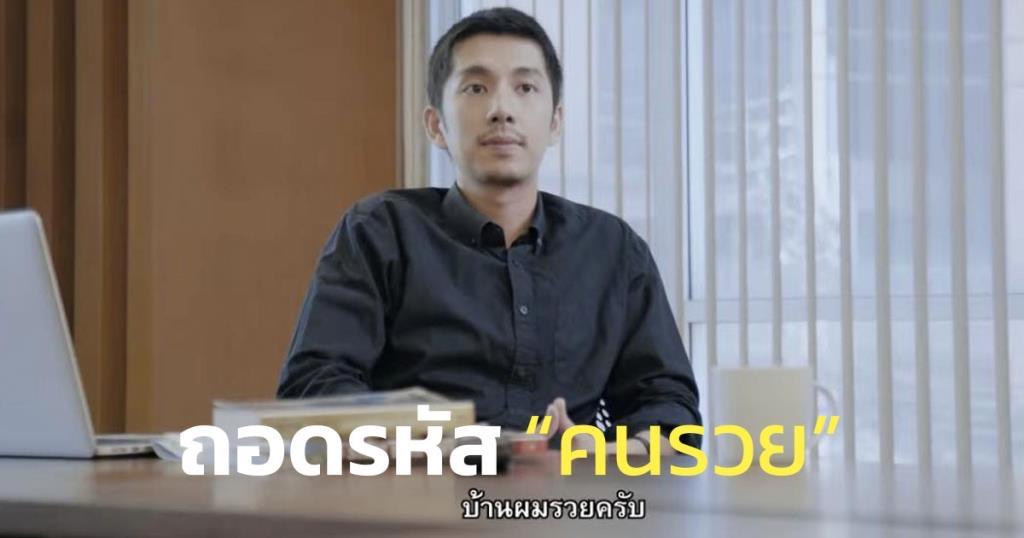
#> input picture week_01/pic.jpg, 1024 x 538 px
$ jupyter execute --allow-errors lesson1.ipynb
#> lines starting #> are read from the running program, lines starting #| are printed output that depends on the picture
[cell 1]
import cv2 as cv
import numpy as np
import math
import matplotlib.image as mpimg

from matplotlib import pyplot as plt
from mpl_toolkits.mplot3d import Axes3D

[cell 2]
imgCv = cv.imread("pic.jpg")
#> imgCv is the input picture: shape (538, 1024, 3); mean B, G, R 129, 129.3, 133.7
imgPlt = plt.imread("pic.jpg")

**1.1 : Image Color Order with different**

[cell 3]
bb = imgCv
b = bb[:, :, 0]
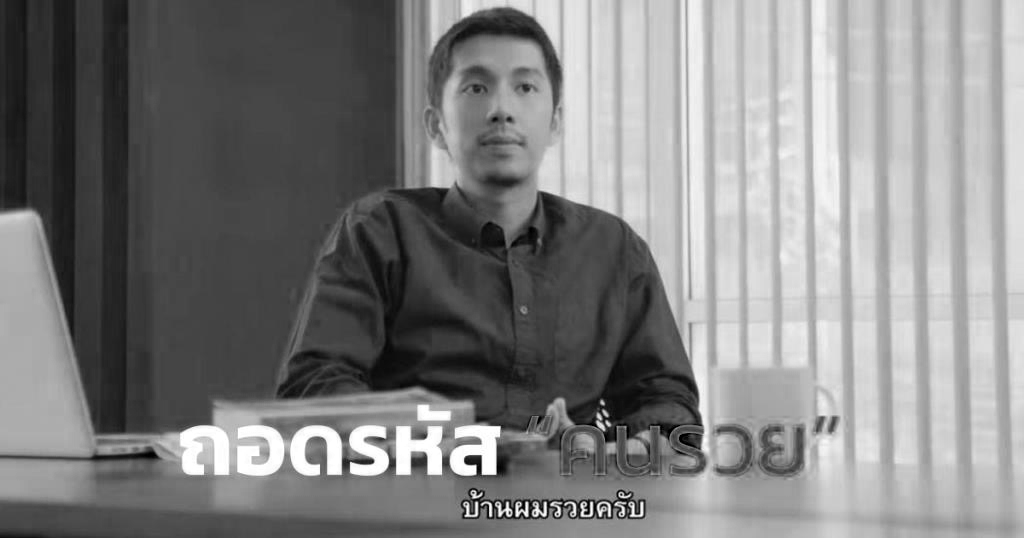
#> b: shape (538, 1024); min 0, max 255, mean 129

gg = imgCv
g = gg[:, :, 1]
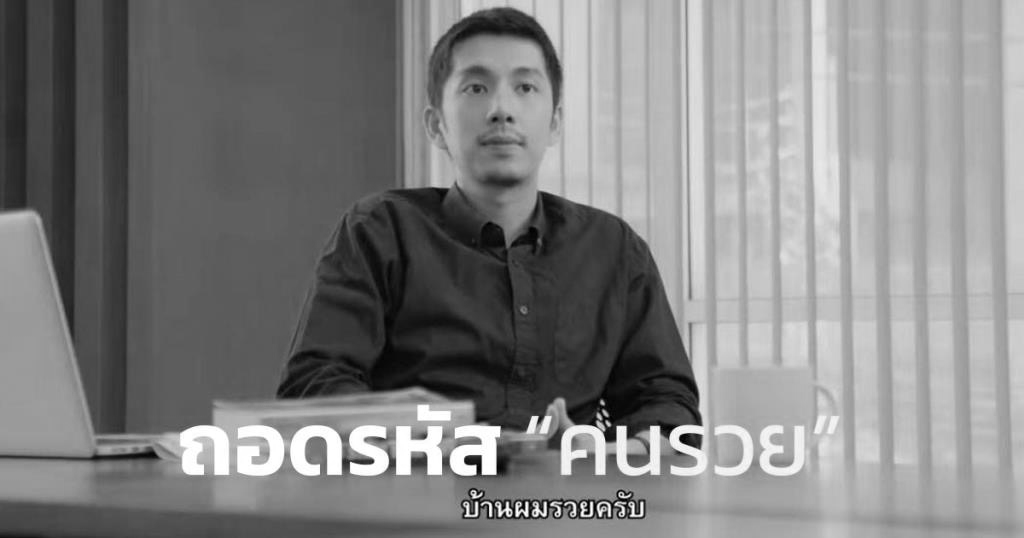
#> g: shape (538, 1024); min 0, max 255, mean 129.3

rr = imgCv
r = rr[:, :, 2]
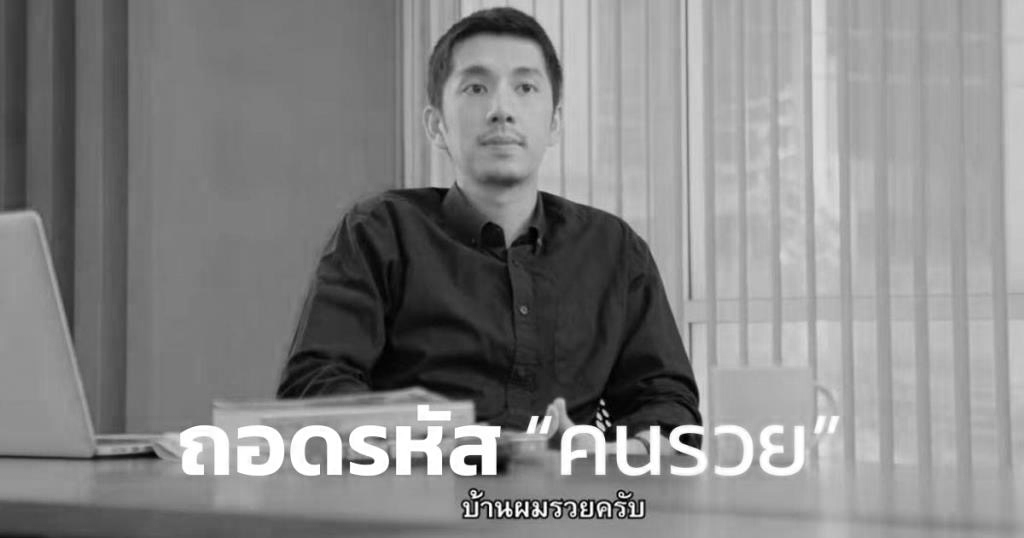
#> r: shape (538, 1024); min 0, max 255, mean 133.7

f, axarr = plt.subplots(1,4)

f.set_figheight(15)
f.set_figwidth(15)
axarr[0].imshow(imgCv)
axarr[1].imshow(b, cmap='gray')
axarr[2].imshow(g, cmap='gray')
axarr[3].imshow(r, cmap='gray')
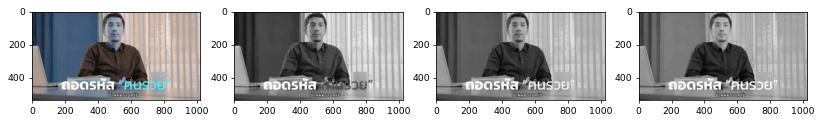
#> figure drawn by matplotlib, 4 panels; B, G, R data is drawn as R, G, B

[cell 4]
rr = imgPlt
r = rr[:, :, 0]

gg = imgPlt
g = gg[:, :, 1]

bb = imgPlt
b = bb[:, :, 2]

f, axarr = plt.subplots(1,4)
f.set_figheight(15)
f.set_figwidth(15)
axarr[0].title.set_text("RGB2")
axarr[0].imshow(imgPlt)
axarr[1].imshow(r, cmap='gray')
axarr[2].imshow(g, cmap='gray')
axarr[3].imshow(b, cmap='gray')

**1.2 : Image Reshape**

[cell 5]
imgarray = np.array(imgCv)
imgarrayReshape = imgarray.transpose(2, 0, 1)
print('OpenCV  (H, W, C)')
print(imgarray.shape)
#| (538, 1024, 3)
print('Pytorch (C, H, W)')
print(imgarrayReshape.shape)
#| (3, 538, 1024)

**1.3 : Reduce Bit Depth using Quantization**

[cell 6]
bitdepth = 4
qlevel = 2**bitdepth

src_img = np.array(imgPlt)
print('Qlevel is : ' + str(qlevel))

shiftRange = int(255/qlevel)
print('Shift :', shiftRange)

# print(src_img[0])
src_img_reduce = ((src_img/255)*qlevel)
src_img_reduce = (np.floor(src_img_reduce).astype(int))*shiftRange
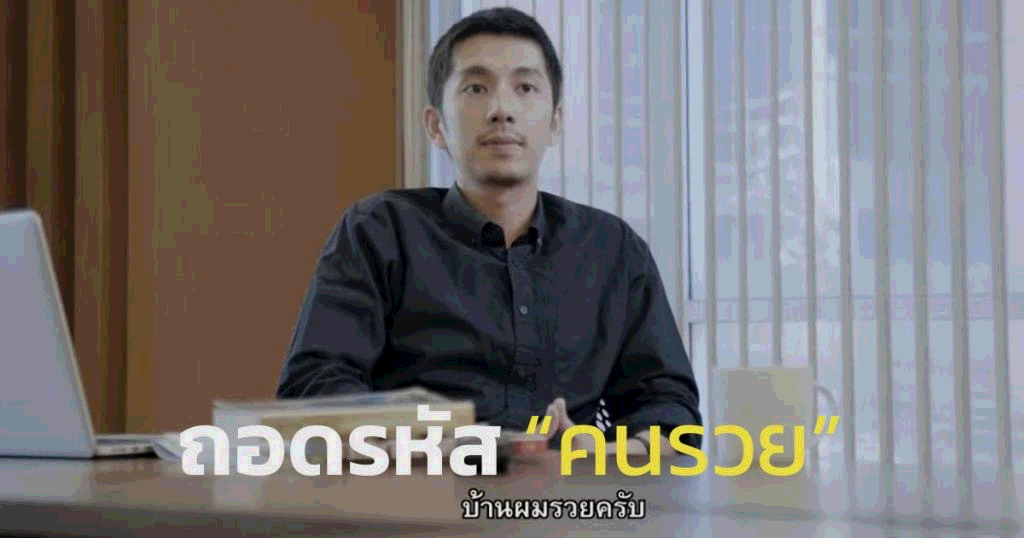
#> src_img_reduce: shape (538, 1024, 3) int64; mean R, G, B 118.2, 113.8, 114.1

# print()
# print(src_img_reduce[0])

f, axarr = plt.subplots(1,2)
f.set_figheight(20)
f.set_figwidth(20)
axarr[0].title.set_text('Bitdepth 8')
axarr[0].imshow(src_img[:,:,1], cmap='gray')
axarr[1].title.set_text('Bitdepth '+ str(bitdepth))
axarr[1].imshow(src_img_reduce[:,:,1], cmap='gray')
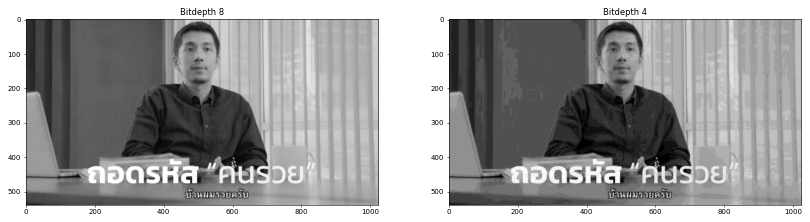
#> figure drawn by matplotlib, 2 panels

**1.4 : 3D Image Surface**

[cell 7]
img3d = cv.imread("pic.jpg", 0)
#> img3d: shape (538, 1024); min 0, max 255, mean 130.6
print(img3d.shape)
#| (538, 1024)
img3d = cv.resize(img3d, (300,300))
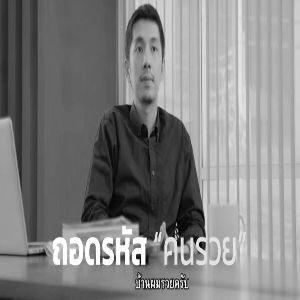
#> img3d: shape (300, 300); min 2, max 255, mean 130.5
print(img3d.shape)
#| (300, 300)
xx, yy = np.mgrid[0:img3d.shape[0], 0:img3d.shape[1]]

# print(xx)
# print(yy)

fig = plt.figure()
#> (the rest of this cell did not finish here and is left out)
